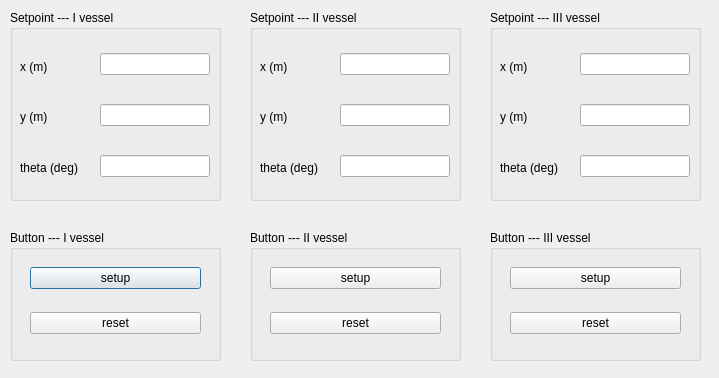
<?xml version="1.0" encoding="UTF-8"?>
<ui version="4.0">
 <class>Dialogfixedsetpoint</class>
 <widget class="QDialog" name="Dialogfixedsetpoint">
  <property name="geometry">
   <rect>
    <x>0</x>
    <y>0</y>
    <width>719</width>
    <height>378</height>
   </rect>
  </property>
  <property name="windowTitle">
   <string>Fixed Point</string>
  </property>
  <widget class="QGroupBox" name="groupBox">
   <property name="geometry">
    <rect>
     <x>10</x>
     <y>10</y>
     <width>211</width>
     <height>191</height>
    </rect>
   </property>
   <property name="title">
    <string>Setpoint --- I vessel</string>
   </property>
   <widget class="QLabel" name="label">
    <property name="geometry">
     <rect>
      <x>10</x>
      <y>50</y>
      <width>59</width>
      <height>14</height>
     </rect>
    </property>
    <property name="text">
     <string>x (m)</string>
    </property>
   </widget>
   <widget class="QLabel" name="label_2">
    <property name="geometry">
     <rect>
      <x>10</x>
      <y>100</y>
      <width>59</width>
      <height>14</height>
     </rect>
    </property>
    <property name="text">
     <string>y (m)</string>
    </property>
   </widget>
   <widget class="QLabel" name="label_3">
    <property name="geometry">
     <rect>
      <x>10</x>
      <y>150</y>
      <width>71</width>
      <height>16</height>
     </rect>
    </property>
    <property name="text">
     <string>theta (deg)</string>
    </property>
   </widget>
   <widget class="QWidget" name="layoutWidget">
    <property name="geometry">
     <rect>
      <x>90</x>
      <y>20</y>
      <width>110</width>
      <height>171</height>
     </rect>
    </property>
    <layout class="QVBoxLayout" name="verticalLayout">
     <item>
      <widget class="QLineEdit" name="LE_setxI"/>
     </item>
     <item>
      <widget class="QLineEdit" name="LE_setyI"/>
     </item>
     <item>
      <widget class="QLineEdit" name="LE_setthetaI"/>
     </item>
    </layout>
   </widget>
  </widget>
  <widget class="QGroupBox" name="groupBox_2">
   <property name="geometry">
    <rect>
     <x>250</x>
     <y>10</y>
     <width>211</width>
     <height>191</height>
    </rect>
   </property>
   <property name="title">
    <string>Setpoint --- II vessel</string>
   </property>
   <widget class="QLabel" name="label_4">
    <property name="geometry">
     <rect>
      <x>10</x>
      <y>50</y>
      <width>59</width>
      <height>14</height>
     </rect>
    </property>
    <property name="text">
     <string>x (m)</string>
    </property>
   </widget>
   <widget class="QLabel" name="label_5">
    <property name="geometry">
     <rect>
      <x>10</x>
      <y>100</y>
      <width>59</width>
      <height>14</height>
     </rect>
    </property>
    <property name="text">
     <string>y (m)</string>
    </property>
   </widget>
   <widget class="QLabel" name="label_6">
    <property name="geometry">
     <rect>
      <x>10</x>
      <y>150</y>
      <width>71</width>
      <height>16</height>
     </rect>
    </property>
    <property name="text">
     <string>theta (deg)</string>
    </property>
   </widget>
   <widget class="QWidget" name="layoutWidget">
    <property name="geometry">
     <rect>
      <x>90</x>
      <y>20</y>
      <width>110</width>
      <height>171</height>
     </rect>
    </property>
    <layout class="QVBoxLayout" name="verticalLayout_2">
     <item>
      <widget class="QLineEdit" name="LE_setxII"/>
     </item>
     <item>
      <widget class="QLineEdit" name="LE_setyII"/>
     </item>
     <item>
      <widget class="QLineEdit" name="LE_setthetaII"/>
     </item>
    </layout>
   </widget>
  </widget>
  <widget class="QGroupBox" name="groupBox_3">
   <property name="geometry">
    <rect>
     <x>490</x>
     <y>10</y>
     <width>211</width>
     <height>191</height>
    </rect>
   </property>
   <property name="title">
    <string>Setpoint --- III vessel</string>
   </property>
   <widget class="QLabel" name="label_7">
    <property name="geometry">
     <rect>
      <x>10</x>
      <y>50</y>
      <width>59</width>
      <height>14</height>
     </rect>
    </property>
    <property name="text">
     <string>x (m)</string>
    </property>
   </widget>
   <widget class="QLabel" name="label_8">
    <property name="geometry">
     <rect>
      <x>10</x>
      <y>100</y>
      <width>59</width>
      <height>14</height>
     </rect>
    </property>
    <property name="text">
     <string>y (m)</string>
    </property>
   </widget>
   <widget class="QLabel" name="label_9">
    <property name="geometry">
     <rect>
      <x>10</x>
      <y>150</y>
      <width>71</width>
      <height>16</height>
     </rect>
    </property>
    <property name="text">
     <string>theta (deg)</string>
    </property>
   </widget>
   <widget class="QWidget" name="layoutWidget_2">
    <property name="geometry">
     <rect>
      <x>90</x>
      <y>20</y>
      <width>110</width>
      <height>171</height>
     </rect>
    </property>
    <layout class="QVBoxLayout" name="verticalLayout_3">
     <item>
      <widget class="QLineEdit" name="LE_setxIII"/>
     </item>
     <item>
      <widget class="QLineEdit" name="LE_setyIII"/>
     </item>
     <item>
      <widget class="QLineEdit" name="LE_setthetaIII"/>
     </item>
    </layout>
   </widget>
  </widget>
  <widget class="QGroupBox" name="groupBox_4">
   <property name="geometry">
    <rect>
     <x>10</x>
     <y>230</y>
     <width>211</width>
     <height>131</height>
    </rect>
   </property>
   <property name="title">
    <string>Button --- I vessel</string>
   </property>
   <widget class="QWidget" name="layoutWidget_3">
    <property name="geometry">
     <rect>
      <x>20</x>
      <y>20</y>
      <width>171</width>
      <height>101</height>
     </rect>
    </property>
    <layout class="QVBoxLayout" name="verticalLayout_4">
     <item>
      <widget class="QPushButton" name="setupsetpointI">
       <property name="text">
        <string>setup</string>
       </property>
      </widget>
     </item>
     <item>
      <widget class="QPushButton" name="resetsetpointI">
       <property name="text">
        <string>reset</string>
       </property>
      </widget>
     </item>
    </layout>
   </widget>
  </widget>
  <widget class="QGroupBox" name="groupBox_5">
   <property name="geometry">
    <rect>
     <x>250</x>
     <y>230</y>
     <width>211</width>
     <height>131</height>
    </rect>
   </property>
   <property name="title">
    <string>Button --- II vessel</string>
   </property>
   <widget class="QWidget" name="layoutWidget_4">
    <property name="geometry">
     <rect>
      <x>20</x>
      <y>20</y>
      <width>171</width>
      <height>101</height>
     </rect>
    </property>
    <layout class="QVBoxLayout" name="verticalLayout_5">
     <item>
      <widget class="QPushButton" name="setupsetpointII">
       <property name="text">
        <string>setup</string>
       </property>
      </widget>
     </item>
     <item>
      <widget class="QPushButton" name="resetsetpointII">
       <property name="text">
        <string>reset</string>
       </property>
      </widget>
     </item>
    </layout>
   </widget>
  </widget>
  <widget class="QGroupBox" name="groupBox_6">
   <property name="geometry">
    <rect>
     <x>490</x>
     <y>230</y>
     <width>211</width>
     <height>131</height>
    </rect>
   </property>
   <property name="title">
    <string>Button --- III vessel</string>
   </property>
   <widget class="QWidget" name="layoutWidget_5">
    <property name="geometry">
     <rect>
      <x>20</x>
      <y>20</y>
      <width>171</width>
      <height>101</height>
     </rect>
    </property>
    <layout class="QVBoxLayout" name="verticalLayout_6">
     <item>
      <widget class="QPushButton" name="setupsetpointIII">
       <property name="text">
        <string>setup</string>
       </property>
      </widget>
     </item>
     <item>
      <widget class="QPushButton" name="resetsetpointIII">
       <property name="text">
        <string>reset</string>
       </property>
      </widget>
     </item>
    </layout>
   </widget>
  </widget>
 </widget>
 <resources/>
 <connections/>
</ui>
